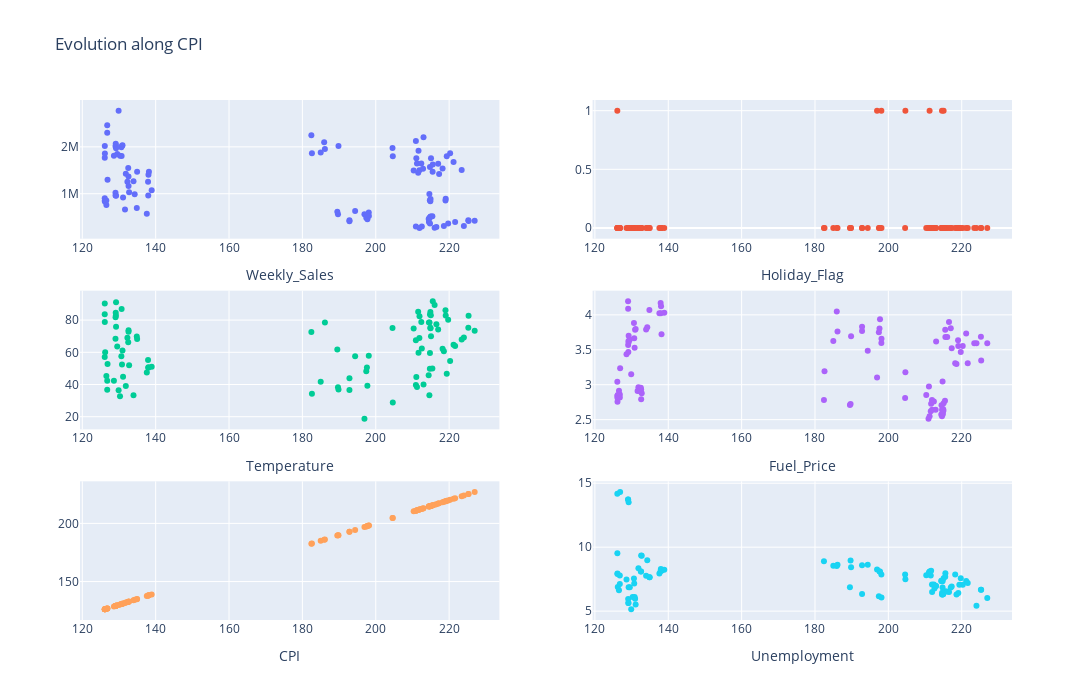

Here is the notebook cell this chart was saved with:
### Code cell
import plotly.graph_objects as go
from plotly.subplots import make_subplots

x_axis = "CPI"

wsales_df_for_viz = wsales_df.sort_values(by=[x_axis])

cols = ["Weekly_Sales", "Holiday_Flag", "Temperature", "Fuel_Price", "CPI", "Unemployment"]
fig = make_subplots(rows=3, cols=2)

positions = [(r, c) for r in range(1, 4) for c in range(1, 3)]

for i, col in enumerate(cols):
    row, col_pos = positions[i]

    fig.add_trace(go.Scatter(
        x=wsales_df_for_viz[x_axis], y=wsales_df_for_viz[col],
        mode="markers",
        name="Percentage hindered rentals",
    ),
    row=row,
    col=col_pos
    )
    axis_num = i + 1
    fig.update_layout({f"xaxis{axis_num}": dict(title=col)})

fig.update_layout(
    height=700,
    width=1200,
    title_text=f"Evolution along {x_axis}",
    showlegend=False
)

fig.show()
